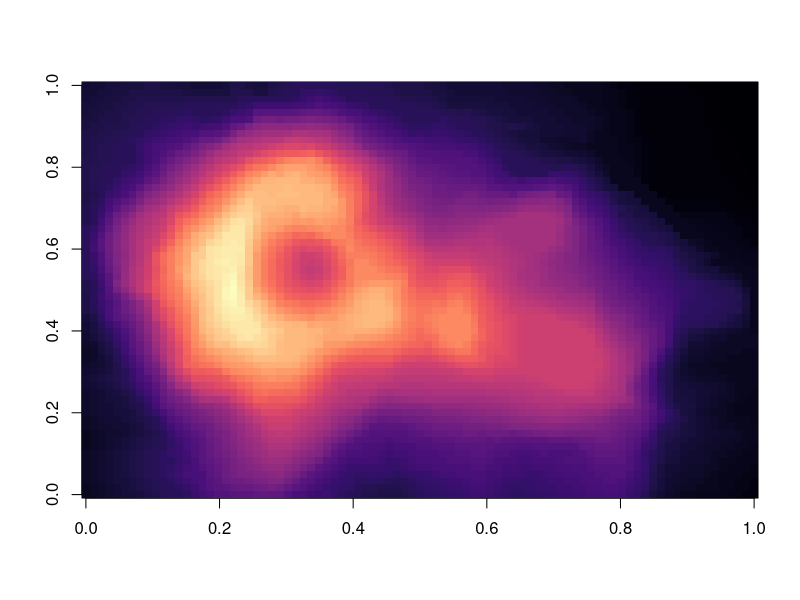

Recreate this plot in R.
## ---- chunk 1
knitr::opts_chunk$set(echo = FALSE)
## ---- chunk 2
install.packages("viridis")
library(viridis)
## ---- chunk 3
image(volcano, col = viridis(200, option = "A"))
